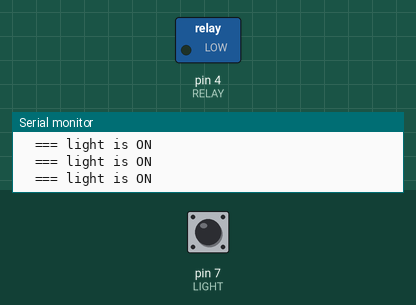
Recording of a sketch running on a simulated Arduino Uno, built with avr-gcc and run on an emulated ATmega328P. Shown: switched loads named in the sketch (green lamp = pin HIGH), the last lines printed to the serial monitor. The inputs (shaded band) are chosen by the test bench; at power-on: pin 7 (LIGHT) HIGH.

Above: at 1.8 s.
1.9 s: pin 7 (LIGHT) pulled LOW for 0.6 s
At 2.4 s:
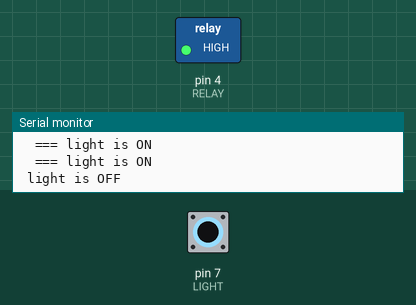
4.0 s: pin 7 (LIGHT) pulled LOW for 3.2 s
At 8.5 s:
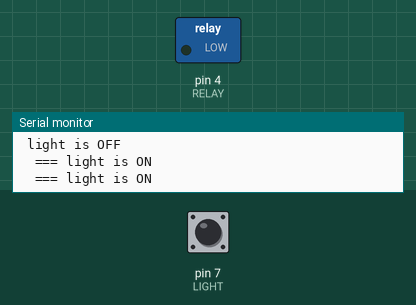
Timing chart, 0 to 10.0 s (numbered marks = the images above; inputs shaded):
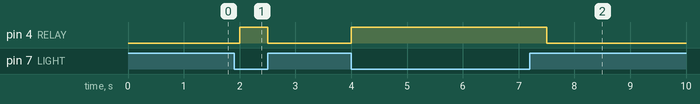

Measured:
- after the input at 1.9 s, pin 4 (RELAY): LOW → HIGH after 0.10 s, → LOW 0.50 s later
- after the input at 4.0 s, pin 4 (RELAY): LOW → HIGH at once, → LOW 3.5 s later

The sketch:

sketch_dec5a.ino
```cpp
#define LIGHT 7 // define pint 7 for sensor
#define RELAY 4 // define pin 4 as for relay

void setup() {
  // Light LDR Sensor
  Serial.begin(9600);// setup Serial Monitor to display information
  pinMode(LIGHT, INPUT_PULLUP);// define pin as Input  sensor
  pinMode(RELAY, OUTPUT);// define pin as OUTPUT for relay
}

void loop() {
  // Light LDR Sensor
  int L =digitalRead(LIGHT);// read the sensor

    if(L == 0){
    Serial.println(" light is OFF");
    digitalWrite(RELAY,HIGH);// turn the relay ON
  }else{

     Serial.println("  === light is ON");
     digitalWrite(RELAY,LOW);// turn the relay OFF
  }
  delay(500);
 // Light LDR Sensor
}
```
